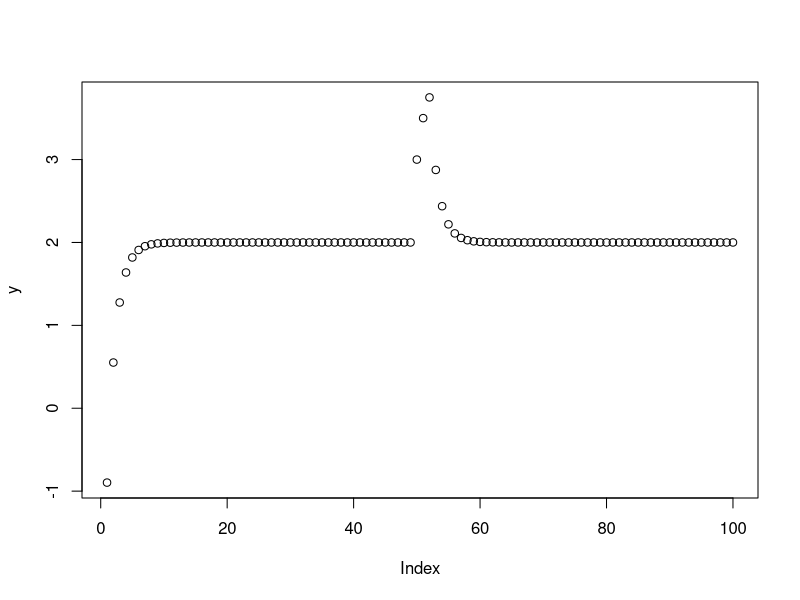
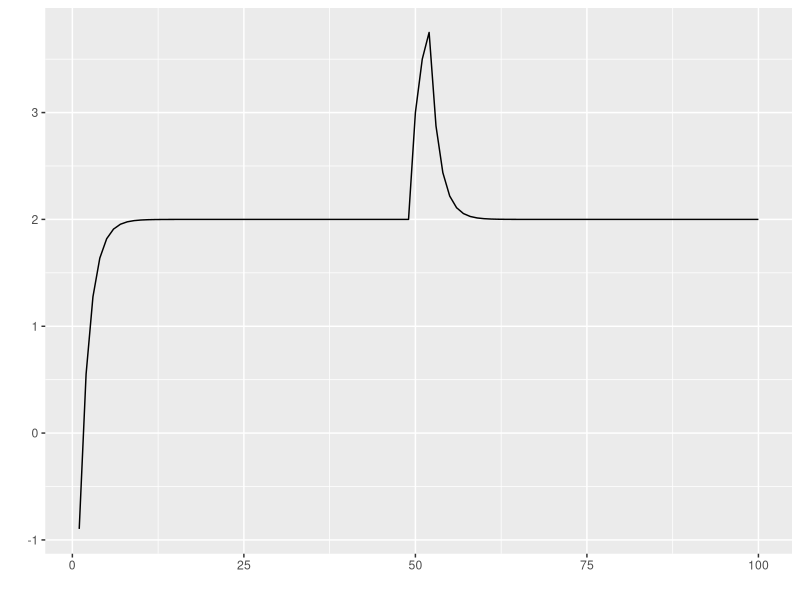
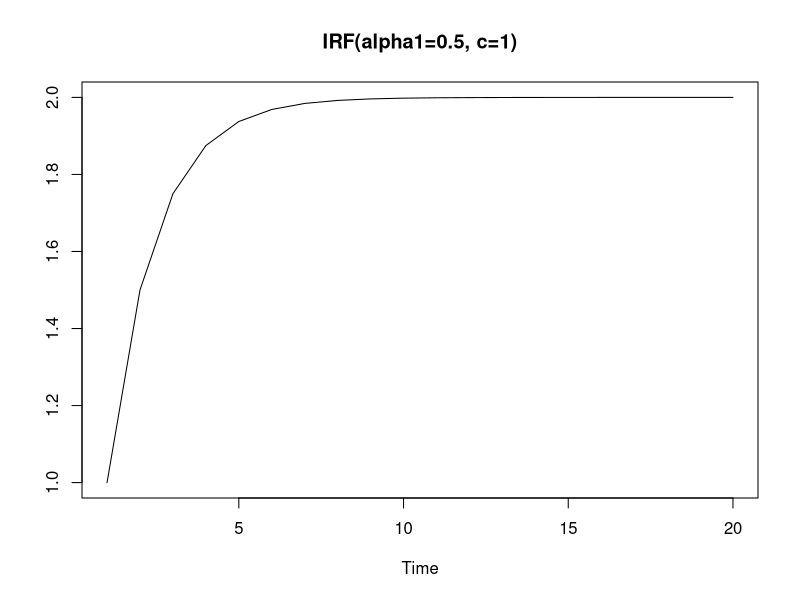

Write R code to recreate these figures, in order.
set.seed(2)

y <- w <- rnorm(100, sd = 1)
a0 <- 1
a1 = .5
c = 1



#create a dummy z that turns on at 250

z <- rep(0,100)
z[50:52] <- 1
  


for (t in 2:100)
{y[t] <- a0 + a1*y[t-1] + c*z[t] 
+ w[t]}

plot(y)

library(ggplot2)
library(ggfortify)
autoplot(as.ts(y))

y[53]

#IRF Plot
options(digits=20)
alpha1 <- 0.5
cee0 <- 1
irf <-rep(cee0, 20)
for (t in 2:20)
{irf[t] <- irf[t-1]+cee0*alpha1^(t-1)}
irf
plot(irf, type="l", xlab="Time", ylab="",
     main="IRF(alpha1=0.5, c=1)" )
